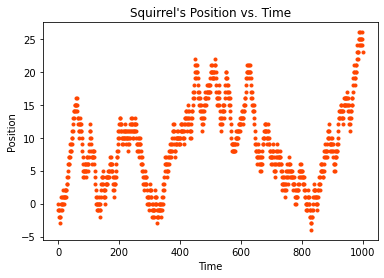

Reproduce this figure in Python.
"""
Xinghua Peng
DS 2000: Intro to Programming with Data


Date: Sat Sep 24 19:35:35 2022
    
File: walk.py
    
Description: This program plot the position of the squirrel as a function of time over 1000 seconds. 


"""

# Import the package
import random as rnd
import matplotlib.pyplot as plt
#import numpy as np

def main():
    
    time = 0
    position = 0
    
    while time <= 1000: 
        direction = rnd.randint(0,1)
        
        if direction == 0 : 
            position = position - 1
            
        elif direction == 1 :
            position = position + 1
        
        
        #col = (np.random.random(), np.random.random(), np.random.random())
        plt.plot(time, position, ".", color = "orangered")
        
        time += 1
        
    ## Plot Customization
    
    # Set the x-axis and y-axis label for the graph
    plt.xlabel("Time")
    plt.ylabel("Position")
    
    # Set the title for the graph
    plt.title("Squirrel's Position vs. Time")
    
    # Save the graph and exclude extra whitespace around the graph
    plt.savefig("walk.png", bbox_inches = "tight")
    
    # Display the current graph
    plt.show()
    
    
main()
    